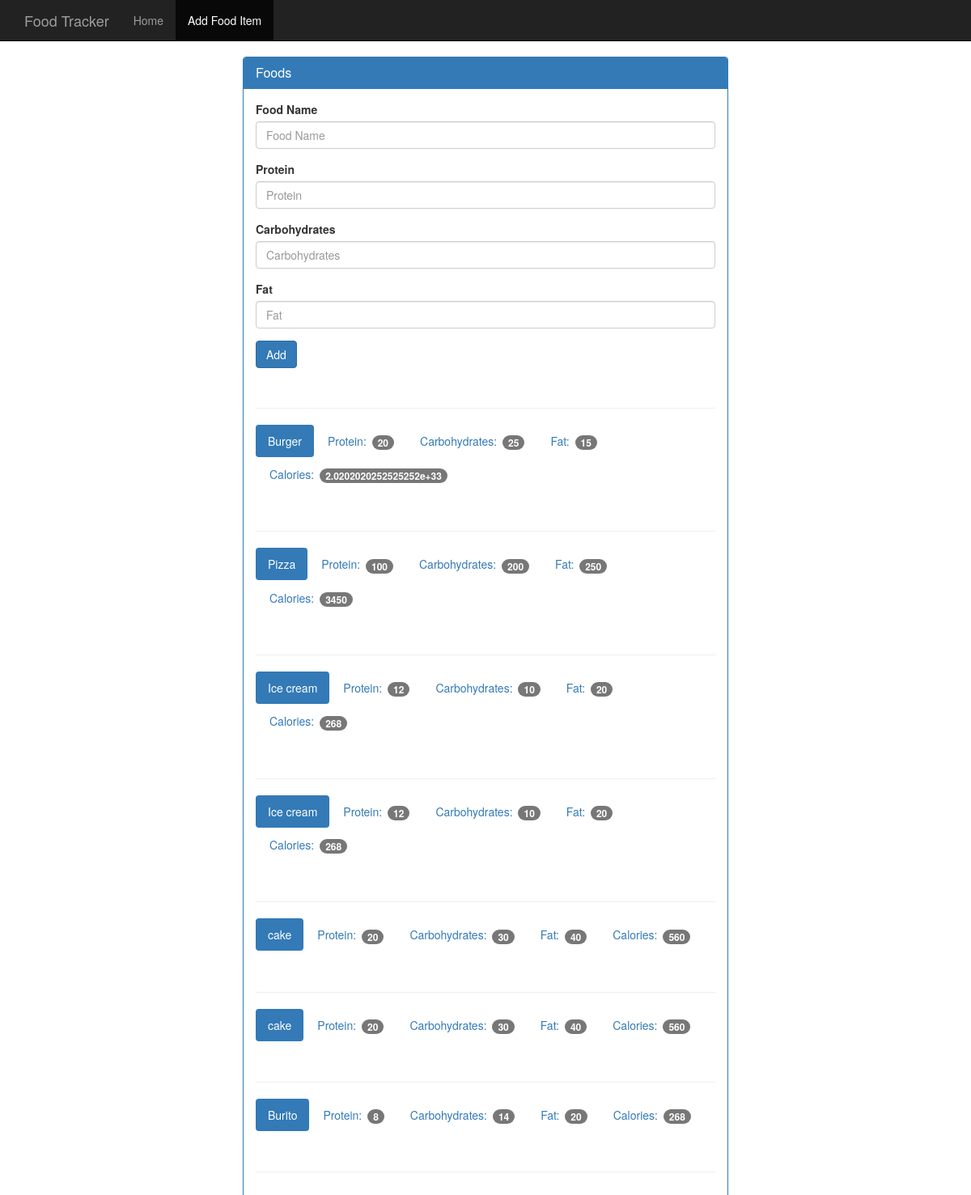
The app's page /food with its own data.
### tables this page shows
CREATE TABLE food(
	id integer primary key autoincrement,
	name text not null,
	protein integer not null,
	carbohydrates integer not null,
	fat integer not null,
	calories integer not null
);

### app.py (the view, shortened to what this page needs)
@app.route('/food', methods = ['GET', 'POST'])
def food():
	db = get_db()
	cur = db.execute('select name, protein, carbohydrates, fat, calories from food')
	results = cur.fetchall()
	return render_template('add_food.html', results = results)

### database.py (called while the page is built)
def connect_db():
	sql = sqlite3.connect('/home/tapas/Downloads/flask_app/food tracker app/food_log.db')
	sql.row_factory = sqlite3.Row
	return sql

def get_db():
	if not hasattr(g, 'sqlite3_db'):
		g.sqlite_db = connect_db()
	return g.sqlite_db

### templates/add_food.html
{% extends "base.html" %}
{% block body %}
    <nav class="navbar navbar-inverse navbar-fixed-top">
      <div class="container">
        <div class="navbar-header">
          <a class="navbar-brand" href="{{ url_for('index') }}">Food Tracker</a>
        </div>
        <div id="navbar" class="navbar-collapse collapse">
          <ul class="nav navbar-nav">
            <li><a href="{{ url_for('index') }}">Home</a></li>
            <li class="active"><a href="{{ url_for('food') }}">Add Food Item</a></li>
          </ul>
        </div>
      </div>
    </nav>
    <div class="container theme-showcase col-sm-6 col-sm-offset-3" role="main">
      <div class="row">
        <div>
          <div class="panel panel-primary">
            <div class="panel-heading">
              <h3 class="panel-title">Foods</h3>
            </div>
            <div class="panel-body">
              <form method="POST" action="{{ url_for('food')}}">
                <div class="form-group">
                  <label for="food-name">Food Name</label>
                  <input type="text" class="form-control" id="food-name" name="food-name" placeholder="Food Name">
                </div>
                <div class="form-group">
                  <label for="protein">Protein</label>
                  <input type="number" class="form-control" id="protein" name="protein" placeholder="Protein">
                </div>
                <div class="form-group">
                  <label for="carbohydrates">Carbohydrates</label>
                  <input type="number" class="form-control" id="carbohydrates" name="carbohydrates" placeholder="Carbohydrates">
                </div>
                <div class="form-group">
                  <label for="fat">Fat</label>
                  <input type="number" class="form-control" id="fat" name="fat" placeholder="Fat">
                </div>
                <button type="submit" class="btn btn-primary">Add</button>
              </form>
              <div class="page-header"></div>
              {% for item in results %}
              <ul class="nav nav-pills" role="tablist">
                <li class="active"><a>{{ item.name }}</a></li>
                <li><a>Protein: <span class="badge">{{ item.protein }}</span></a></li>
                <li><a>Carbohydrates: <span class="badge">{{ item.carbohydrates }}</span></a></li>
                <li><a>Fat: <span class="badge">{{ item.fat }}</span></a></li>
                <li><a>Calories: <span class="badge">{{ item.calories }}</span></a></li>
              </ul>
              <div class="page-header"></div>
              {% endfor %}
            </div>
          </div>
        </div>
      </div>
    </div>
{% endblock %}}

### templates/base.html (shortened to what this page needs)
<!DOCTYPE html>
<html lang="en">
  <head>
    <link href="{{ url_for('static', filename='bootstrap.min.css') }}" rel="stylesheet">
    <link href="{{ url_for('static', filename='theme.css') }}" rel="stylesheet">
  </head>
  <body>
    {% block body %}{% endblock %}
  </body>
</html>

### static/theme.css (style rules this page uses)
body { padding-top: 70px; padding-bottom: 30px; }

### records on screen
food: name "Burger", protein "20", carbohydrates "25", fat "15", calories "2.0202020252525252e+33"
food: name "Pizza", protein "100", carbohydrates "200", fat "250", calories "3450"
food: name "Ice cream", protein "12", carbohydrates "10", fat "20", calories "268"
food: name "Ice cream", protein "12", carbohydrates "10", fat "20", calories "268"
food: name "cake", protein "20", carbohydrates "30", fat "40", calories "560"
food: name "cake", protein "20", carbohydrates "30", fat "40", calories "560"
food: name "Burito", protein "8", carbohydrates "14", fat "20", calories "268"
